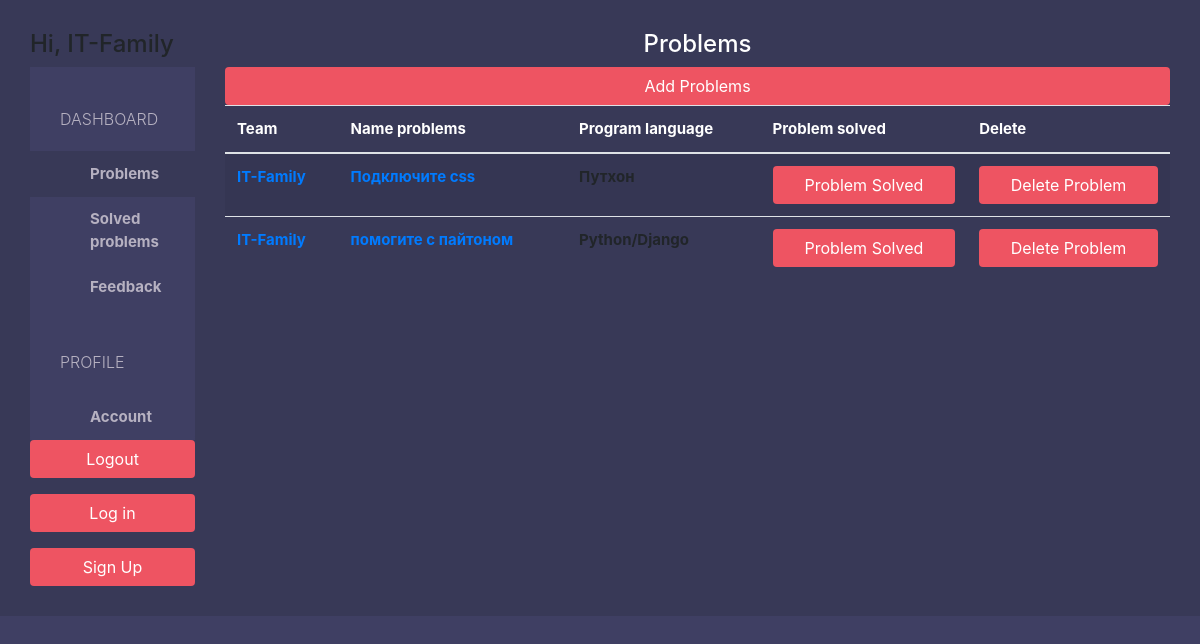
/helper/problems/ (signed in), run on an earlier commit of the app's database.
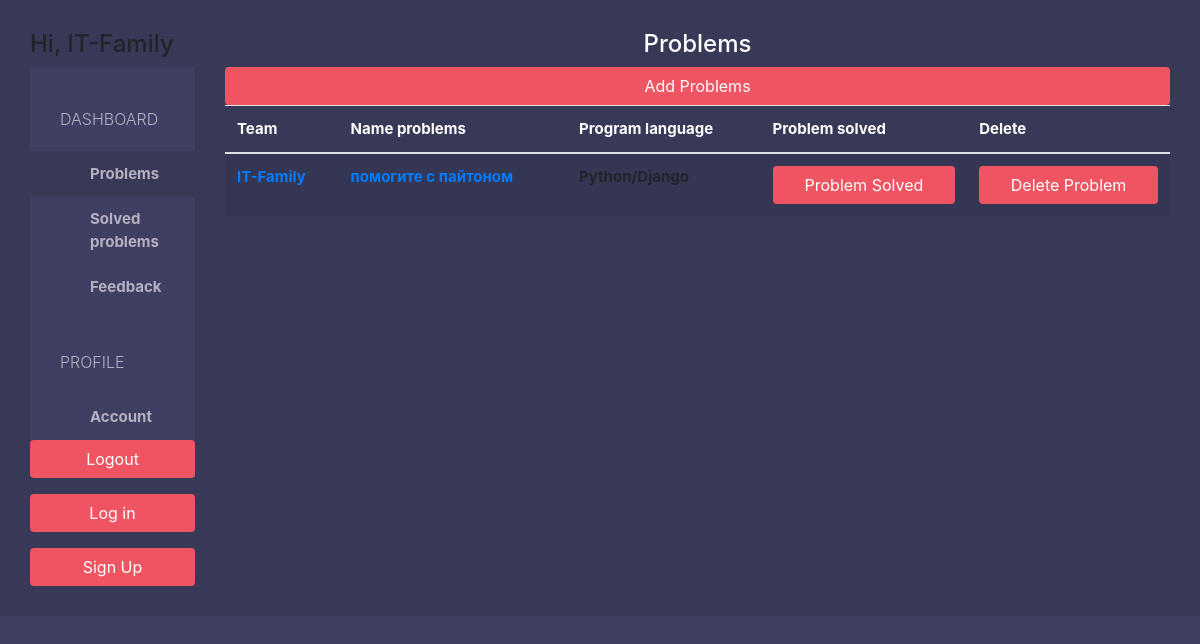
And on a later commit of the database.
### helpapp/models.py (models this page shows, shortened)
class Problems(models.Model):
    team = models.ForeignKey(Team, on_delete=models.CASCADE)
    name_problem = models.CharField(max_length=50)
    program_language = models.CharField(max_length=50, blank=True)

class Team(models.Model):
    user = models.OneToOneField(User, on_delete=models.CASCADE)
    address = models.CharField(max_length=500, default='Enter the floor, office and location of your team')
    logo = models.ImageField(upload_to='images/team/')
    def __str__(self):
        return str(self.user)

### helpapp/views.py (the view)
# urls.py: path('helper/problems/', helper_problems, name='problems'),
@login_required(login_url='/helper/log_in/')
def helper_problems(request):
    problems = Problems.objects.all()
    context = {'problems': problems}
    return render(request, 'helpapp/problems.html', context)

### templates/helpapp/problems.html (shortened to what this page needs)
{% extends 'helpapp/home.html' %}
{% block page %}
    <div class="panel">
        <div class="panel-heading bg-blue">
            <h4 class="panel-title text-center text-white">
                Problems
            </h4>
        </div>
        <div class="panel-body">
            <div class="text-right">
                <a href="{% url 'add-problems' %}" class="btn btn-pink">Add Problems</a>
                <br/>
            </div>
            <table class="table table-border table-hover table-striped">
                <thead>
                <tr class="bg-grey text-white">
                    <th>Team</th>
                    <th>Name problems</th>
                    <th>Program language</th>
                    <th>Problem solved</th>
                    <th>Delete</th>
                </tr>
                </thead>
                <tbody>
                <form method="POST">
                    {% for problem in problems %}
                        <tr>
                            <td scope="row"><a
                                    href="{% url 'information-account' problem.team.id %}">{{ problem.team }}</a>
                            </td>
                            <td scope="row"><a
                                    href="{% url 'edit-problems' problem.id %}">{{ problem.name_problem }}</a>
                            </td>
                            <td>{{ problem.program_language }}</td>
                            <td>
                                <a href="{% url 'solved-problems' problem.id %}" class="btn btn-pink">Problem Solved</a>
                            </td>
                            <td>
                                <a href="{% url 'delete-problems' problem.id %}" class="btn btn-pink">Delete Problem</a>
                            </td>
                        </tr>
                    {% endfor %}
                </form>
                </tbody>
            </table>
        </div>
    </div>
{% endblock %}

What changed in the data, as far as the page shows it:
removed Problems: team "IT-Family", name_problem "Подключите сss", program_language "Путхон"
